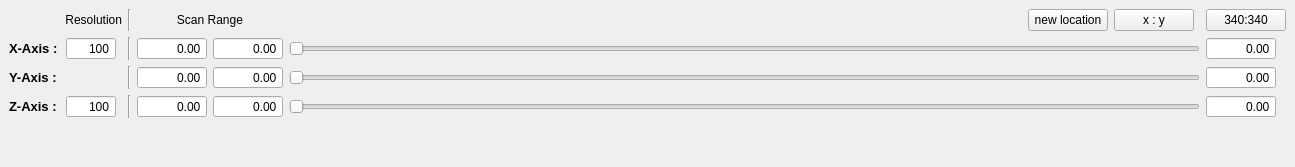
  <widget class="QDockWidget" name="scan_control_dockWidget">
   <property name="maximumSize">
    <size>
     <width>524287</width>
     <height>170</height>
    </size>
   </property>
   <property name="windowTitle">
    <string>Scan parameters</string>
   </property>
   <attribute name="dockWidgetArea">
    <number>8</number>
   </attribute>
   <widget class="QWidget" name="dockWidgetContents_3">
    <layout class="QGridLayout" name="gridLayout_3">
     <item row="3" column="9">
      <widget class="ScienDSpinBox" name="z_current_InputWidget">
       <property name="sizePolicy">
        <sizepolicy hsizetype="Expanding" vsizetype="Fixed">
         <horstretch>0</horstretch>
         <verstretch>0</verstretch>
        </sizepolicy>
       </property>
       <property name="minimumSize">
        <size>
         <width>70</width>
         <height>0</height>
        </size>
       </property>
       <property name="maximumSize">
        <size>
         <width>50</width>
         <height>16777215</height>
        </size>
       </property>
       <property name="mouseTracking">
        <bool>true</bool>
       </property>
       <property name="focusPolicy">
        <enum>Qt::WheelFocus</enum>
       </property>
       <property name="acceptDrops">
        <bool>true</bool>
       </property>
       <property name="toolTip">
        <string>&lt;html&gt;&lt;head/&gt;&lt;body&gt;&lt;p&gt;&lt;span style=&quot; font-size:10pt; font-weight:600;&quot;&gt;Z-position&lt;/span&gt;&lt;/p&gt;&lt;/body&gt;&lt;/html&gt;</string>
       </property>
       <property name="alignment">
        <set>Qt::AlignRight|Qt::AlignTrailing|Qt::AlignVCenter</set>
       </property>
       <property name="buttonSymbols">
        <enum>QAbstractSpinBox::NoButtons</enum>
       </property>
       <property name="decimals">
        <number>2</number>
       </property>
       <property name="minimum">
        <double>-1000.000000000000000</double>
       </property>
       <property name="maximum">
        <double>1000.000000000000000</double>
       </property>
       <property name="singleStep">
        <double>0.010000000000000</double>
       </property>
      </widget>
     </item>
     <item row="4" column="5">
      <spacer name="verticalSpacer_2">
       <property name="orientation">
        <enum>Qt::Vertical</enum>
       </property>
       <property name="sizeHint" stdset="0">
        <size>
         <width>20</width>
         <height>40</height>
        </size>
       </property>
      </spacer>
     </item>
     <item row="1" column="3">
      <widget class="ScienDSpinBox" name="x_min_InputWidget">
       <property name="sizePolicy">
        <sizepolicy hsizetype="Expanding" vsizetype="Fixed">
         <horstretch>0</horstretch>
         <verstretch>0</verstretch>
        </sizepolicy>
       </property>
       <property name="minimumSize">
        <size>
         <width>70</width>
         <height>0</height>
        </size>
       </property>
       <property name="maximumSize">
        <size>
         <width>50</width>
         <height>16777215</height>
        </size>
       </property>
       <property name="mouseTracking">
        <bool>true</bool>
       </property>
       <property name="focusPolicy">
        <enum>Qt::WheelFocus</enum>
       </property>
       <property name="acceptDrops">
        <bool>true</bool>
       </property>
       <property name="toolTip">
        <string>&lt;html&gt;&lt;head/&gt;&lt;body&gt;&lt;p&gt;&lt;span style=&quot; font-size:10pt; font-weight:600;&quot;&gt;X_Min&lt;/span&gt;&lt;/p&gt;&lt;/body&gt;&lt;/html&gt;</string>
       </property>
       <property name="alignment">
        <set>Qt::AlignRight|Qt::AlignTrailing|Qt::AlignVCenter</set>
       </property>
       <property name="buttonSymbols">
        <enum>QAbstractSpinBox::NoButtons</enum>
       </property>
       <property name="accelerated">
        <bool>true</bool>
       </property>
       <property name="decimals">
        <number>2</number>
       </property>
       <property name="minimum">
        <double>-200.000000000000000</double>
       </property>
       <property name="maximum">
        <double>200.000000000000000</double>
       </property>
       <property name="singleStep">
        <double>0.100000000000000</double>
       </property>
      </widget>
     </item>
     <item row="0" column="9">
      <widget class="QPushButton" name="set_confocal_to_center_Button">
       <property name="text">
        <string>340:340</string>
       </property>
      </widget>
     </item>
     <item row="0" column="3" colspan="2">
      <widget class="QLabel" name="scanrangeLabel">
       <property name="text">
        <string>Scan Range</string>
       </property>
       <property name="alignment">
        <set>Qt::AlignCenter</set>
       </property>
      </widget>
     </item>
     <item row="0" column="5">
      <spacer name="horizontalSpacer_2">
       <property name="orientation">
        <enum>Qt::Horizontal</enum>
       </property>
       <property name="sizeHint" stdset="0">
        <size>
         <width>733</width>
         <height>20</height>
        </size>
       </property>
      </spacer>
     </item>
     <item row="0" column="0" colspan="2">
      <widget class="QLabel" name="resolutionLabel">
       <property name="sizePolicy">
        <sizepolicy hsizetype="Fixed" vsizetype="Preferred">
         <horstretch>0</horstretch>
         <verstretch>0</verstretch>
        </sizepolicy>
       </property>
       <property name="minimumSize">
        <size>
         <width>50</width>
         <height>0</height>
        </size>
       </property>
       <property name="maximumSize">
        <size>
         <width>125</width>
         <height>16777215</height>
        </size>
       </property>
       <property name="text">
        <string>Resolution</string>
       </property>
       <property name="alignment">
        <set>Qt::AlignRight|Qt::AlignTrailing|Qt::AlignVCenter</set>
       </property>
      </widget>
     </item>
     <item row="1" column="0">
      <widget class="QLabel" name="xAxisLabel">
       <property name="sizePolicy">
        <sizepolicy hsizetype="Fixed" vsizetype="Preferred">
         <horstretch>0</horstretch>
         <verstretch>0</verstretch>
        </sizepolicy>
       </property>
       <property name="font">
        <font>
         <pointsize>10</pointsize>
         <weight>75</weight>
         <bold>true</bold>
        </font>
       </property>
       <property name="text">
        <string>X-Axis :</string>
       </property>
       <property name="scaledContents">
        <bool>false</bool>
       </property>
      </widget>
     </item>
     <item row="0" column="2">
      <widget class="Line" name="line">
       <property name="orientation">
        <enum>Qt::Vertical</enum>
       </property>
      </widget>
     </item>
     <item row="1" column="2">
      <widget class="Line" name="line_2">
       <property name="orientation">
        <enum>Qt::Vertical</enum>
       </property>
      </widget>
     </item>
     <item row="1" column="1">
      <widget class="QSpinBox" name="xy_res_InputWidget">
       <property name="sizePolicy">
        <sizepolicy hsizetype="Expanding" vsizetype="Fixed">
         <horstretch>0</horstretch>
         <verstretch>0</verstretch>
        </sizepolicy>
       </property>
       <property name="maximumSize">
        <size>
         <width>50</width>
         <height>16777215</height>
        </size>
       </property>
       <property name="mouseTracking">
        <bool>true</bool>
       </property>
       <property name="focusPolicy">
        <enum>Qt::WheelFocus</enum>
       </property>
       <property name="acceptDrops">
        <bool>true</bool>
       </property>
       <property name="toolTip">
        <string>&lt;html&gt;&lt;head/&gt;&lt;body&gt;&lt;p&gt;&lt;span style=&quot; font-size:10pt; font-weight:600;&quot;&gt;XY-Resolution&lt;/span&gt;&lt;/p&gt;&lt;/body&gt;&lt;/html&gt;</string>
       </property>
       <property name="alignment">
        <set>Qt::AlignRight|Qt::AlignTrailing|Qt::AlignVCenter</set>
       </property>
       <property name="buttonSymbols">
        <enum>QAbstractSpinBox::NoButtons</enum>
       </property>
       <property name="accelerated">
        <bool>true</bool>
       </property>
       <property name="minimum">
        <number>2</number>
       </property>
       <property name="maximum">
        <number>10000</number>
       </property>
       <property name="value">
        <number>100</number>
       </property>
      </widget>
     </item>
     <item row="1" column="9">
      <widget class="ScienDSpinBox" name="x_current_InputWidget">
       <property name="sizePolicy">
        <sizepolicy hsizetype="Expanding" vsizetype="Fixed">
         <horstretch>0</horstretch>
         <verstretch>0</verstretch>
        </sizepolicy>
       </property>
       <property name="minimumSize">
        <size>
         <width>70</width>
         <height>0</height>
        </size>
       </property>
       <property name="maximumSize">
        <size>
         <width>50</width>
         <height>16777215</height>
        </size>
       </property>
       <property name="mouseTracking">
        <bool>true</bool>
       </property>
       <property name="focusPolicy">
        <enum>Qt::WheelFocus</enum>
       </property>
       <property name="acceptDrops">
        <bool>true</bool>
       </property>
       <property name="toolTip">
        <string>&lt;html&gt;&lt;head/&gt;&lt;body&gt;&lt;p&gt;&lt;span style=&quot; font-size:10pt; font-weight:600;&quot;&gt;X-position&lt;/span&gt;&lt;/p&gt;&lt;/body&gt;&lt;/html&gt;</string>
       </property>
       <property name="alignment">
        <set>Qt::AlignRight|Qt::AlignTrailing|Qt::AlignVCenter</set>
       </property>
       <property name="buttonSymbols">
        <enum>QAbstractSpinBox::NoButtons</enum>
       </property>
       <property name="accelerated">
        <bool>true</bool>
       </property>
       <property name="decimals">
        <number>2</number>
       </property>
       <property name="minimum">
        <double>-1000.000000000000000</double>
       </property>
       <property name="maximum">
        <double>1000.000000000000000</double>
       </property>
       <property name="singleStep">
        <double>0.010000000000000</double>
       </property>
      </widget>
     </item>
     <item row="1" column="4">
      <widget class="ScienDSpinBox" name="x_max_InputWidget">
       <property name="sizePolicy">
        <sizepolicy hsizetype="Expanding" vsizetype="Fixed">
         <horstretch>0</horstretch>
         <verstretch>0</verstretch>
        </sizepolicy>
       </property>
       <property name="minimumSize">
        <size>
         <width>70</width>
         <height>0</height>
        </size>
       </property>
       <property name="maximumSize">
        <size>
         <width>50</width>
         <height>16777215</height>
        </size>
       </property>
       <property name="mouseTracking">
        <bool>true</bool>
       </property>
       <property name="focusPolicy">
        <enum>Qt::WheelFocus</enum>
       </property>
       <property name="acceptDrops">
        <bool>true</bool>
       </property>
       <property name="toolTip">
        <string>&lt;html&gt;&lt;head/&gt;&lt;body&gt;&lt;p&gt;&lt;span style=&quot; font-size:10pt; font-weight:600;&quot;&gt;X_Max&lt;/span&gt;&lt;/p&gt;&lt;/body&gt;&lt;/html&gt;</string>
       </property>
       <property name="alignment">
        <set>Qt::AlignRight|Qt::AlignTrailing|Qt::AlignVCenter</set>
       </property>
       <property name="buttonSymbols">
        <enum>QAbstractSpinBox::NoButtons</enum>
       </property>
       <property name="accelerated">
        <bool>true</bool>
       </property>
       <property name="decimals">
        <number>2</number>
       </property>
       <property name="minimum">
        <double>-200.000000000000000</double>
       </property>
       <property name="maximum">
        <double>200.000000000000000</double>
       </property>
      </widget>
     </item>
     <item row="2" column="3">
      <widget class="ScienDSpinBox" name="y_min_InputWidget">
       <property name="sizePolicy">
        <sizepolicy hsizetype="Expanding" vsizetype="Fixed">
         <horstretch>0</horstretch>
         <verstretch>0</verstretch>
        </sizepolicy>
       </property>
       <property name="minimumSize">
        <size>
         <width>70</width>
         <height>0</height>
        </size>
       </property>
       <property name="maximumSize">
        <size>
         <width>50</width>
         <height>16777215</height>
        </size>
       </property>
       <property name="mouseTracking">
        <bool>true</bool>
       </property>
       <property name="focusPolicy">
        <enum>Qt::WheelFocus</enum>
       </property>
       <property name="acceptDrops">
        <bool>true</bool>
       </property>
       <property name="toolTip">
        <string>&lt;html&gt;&lt;head/&gt;&lt;body&gt;&lt;p&gt;&lt;span style=&quot; font-size:10pt; font-weight:600;&quot;&gt;Y_Min&lt;/span&gt;&lt;/p&gt;&lt;/body&gt;&lt;/html&gt;</string>
       </property>
       <property name="alignment">
        <set>Qt::AlignRight|Qt::AlignTrailing|Qt::AlignVCenter</set>
       </property>
       <property name="buttonSymbols">
        <enum>QAbstractSpinBox::NoButtons</enum>
       </property>
       <property name="accelerated">
        <bool>true</bool>
       </property>
       <property name="decimals">
        <number>2</number>
       </property>
       <property name="minimum">
        <double>-200.000000000000000</double>
       </property>
       <property name="maximum">
        <double>200.000000000000000</double>
       </property>
      </widget>
     </item>
     <item row="2" column="1">
      <spacer name="horizontalSpacer_3">
       <property name="orientation">
        <enum>Qt::Horizontal</enum>
       </property>
       <property name="sizeType">
        <enum>QSizePolicy::Fixed</enum>
       </property>
       <property name="sizeHint" stdset="0">
        <size>
         <width>56</width>
         <height>20</height>
        </size>
       </property>
      </spacer>
     </item>
     <item row="2" column="4">
      <widget class="ScienDSpinBox" name="y_max_InputWidget">
       <property name="sizePolicy">
        <sizepolicy hsizetype="Expanding" vsizetype="Fixed">
         <horstretch>0</horstretch>
         <verstretch>0</verstretch>
        </sizepolicy>
       </property>
       <property name="minimumSize">
        <size>
         <width>70</width>
         <height>0</height>
        </size>
       </property>
       <property name="maximumSize">
        <size>
         <width>50</width>
         <height>16777215</height>
        </size>
       </property>
       <property name="mouseTracking">
        <bool>true</bool>
       </property>
       <property name="focusPolicy">
        <enum>Qt::WheelFocus</enum>
       </property>
       <property name="acceptDrops">
        <bool>true</bool>
       </property>
       <property name="toolTip">
        <string>&lt;html&gt;&lt;head/&gt;&lt;body&gt;&lt;p&gt;&lt;span style=&quot; font-size:10pt; font-weight:600;&quot;&gt;Y_Max&lt;/span&gt;&lt;/p&gt;&lt;/body&gt;&lt;/html&gt;</string>
       </property>
       <property name="alignment">
        <set>Qt::AlignRight|Qt::AlignTrailing|Qt::AlignVCenter</set>
       </property>
       <property name="buttonSymbols">
        <enum>QAbstractSpinBox::NoButtons</enum>
       </property>
       <property name="accelerated">
        <bool>true</bool>
       </property>
       <property name="decimals">
        <number>2</number>
       </property>
       <property name="minimum">
        <double>-200.000000000000000</double>
       </property>
       <property name="maximum">
        <double>200.000000000000000</double>
       </property>
      </widget>
     </item>
     <item row="2" column="0">
      <widget class="QLabel" name="yAxisLabel">
       <property name="sizePolicy">
        <sizepolicy hsizetype="Fixed" vsizetype="Preferred">
         <horstretch>0</horstretch>
         <verstretch>0</verstretch>
        </sizepolicy>
       </property>
       <property name="font">
        <font>
         <pointsize>10</pointsize>
         <weight>75</weight>
         <bold>true</bold>
        </font>
       </property>
       <property name="text">
        <string>Y-Axis :</string>
       </property>
      </widget>
     </item>
     <item row="2" column="2">
      <widget class="Line" name="line_3">
       <property name="orientation">
        <enum>Qt::Vertical</enum>
       </property>
      </widget>
     </item>
     <item row="2" column="9">
      <widget class="ScienDSpinBox" name="y_current_InputWidget">
       <property name="sizePolicy">
        <sizepolicy hsizetype="Expanding" vsizetype="Fixed">
         <horstretch>0</horstretch>
         <verstretch>0</verstretch>
        </sizepolicy>
       </property>
       <property name="minimumSize">
        <size>
         <width>70</width>
         <height>0</height>
        </size>
       </property>
       <property name="maximumSize">
        <size>
         <width>50</width>
         <height>16777215</height>
        </size>
       </property>
       <property name="mouseTracking">
        <bool>true</bool>
       </property>
       <property name="focusPolicy">
        <enum>Qt::WheelFocus</enum>
       </property>
       <property name="acceptDrops">
        <bool>true</bool>
       </property>
       <property name="toolTip">
        <string>&lt;html&gt;&lt;head/&gt;&lt;body&gt;&lt;p&gt;&lt;span style=&quot; font-size:10pt; font-weight:600;&quot;&gt;Y-position&lt;/span&gt;&lt;/p&gt;&lt;/body&gt;&lt;/html&gt;</string>
       </property>
       <property name="alignment">
        <set>Qt::AlignRight|Qt::AlignTrailing|Qt::AlignVCenter</set>
       </property>
       <property name="buttonSymbols">
        <enum>QAbstractSpinBox::NoButtons</enum>
       </property>
       <property name="accelerated">
        <bool>true</bool>
       </property>
       <property name="decimals">
        <number>2</number>
       </property>
       <property name="minimum">
        <double>-1000.000000000000000</double>
       </property>
       <property name="maximum">
        <double>1000.000000000000000</double>
       </property>
       <property name="singleStep">
        <double>0.010000000000000</double>
       </property>
      </widget>
     </item>
     <item row="3" column="2">
      <widget class="Line" name="line_4">
       <property name="orientation">
        <enum>Qt::Vertical</enum>
       </property>
      </widget>
     </item>
     <item row="3" column="1">
      <widget class="QSpinBox" name="z_res_InputWidget">
       <property name="sizePolicy">
        <sizepolicy hsizetype="Expanding" vsizetype="Fixed">
         <horstretch>0</horstretch>
         <verstretch>0</verstretch>
        </sizepolicy>
       </property>
       <property name="maximumSize">
        <size>
         <width>50</width>
         <height>16777215</height>
        </size>
       </property>
       <property name="mouseTracking">
        <bool>true</bool>
       </property>
       <property name="focusPolicy">
        <enum>Qt::WheelFocus</enum>
       </property>
       <property name="acceptDrops">
        <bool>true</bool>
       </property>
       <property name="toolTip">
        <string>&lt;html&gt;&lt;head/&gt;&lt;body&gt;&lt;p&gt;&lt;span style=&quot; font-size:10pt; font-weight:600;&quot;&gt;Z-Resolution&lt;/span&gt;&lt;/p&gt;&lt;/body&gt;&lt;/html&gt;</string>
       </property>
       <property name="alignment">
        <set>Qt::AlignRight|Qt::AlignTrailing|Qt::AlignVCenter</set>
       </property>
       <property name="buttonSymbols">
        <enum>QAbstractSpinBox::NoButtons</enum>
       </property>
       <property name="accelerated">
        <bool>true</bool>
       </property>
       <property name="minimum">
        <number>2</number>
       </property>
       <property name="maximum">
        <number>10000</number>
       </property>
       <property name="value">
        <number>100</number>
       </property>
      </widget>
     </item>
     <item row="3" column="0">
      <widget class="QLabel" name="zAxisLabel">
       <property name="sizePolicy">
        <sizepolicy hsizetype="Fixed" vsizetype="Preferred">
         <horstretch>0</horstretch>
         <verstretch>0</verstretch>
        </sizepolicy>
       </property>
       <property name="minimumSize">
        <size>
         <width>51</width>
         <height>0</height>
        </size>
       </property>
       <property name="font">
        <font>
         <pointsize>10</pointsize>
         <weight>75</weight>
         <bold>true</bold>
        </font>
       </property>
       <property name="text">
        <string>Z-Axis :</string>
       </property>
      </widget>
     </item>
     <item row="3" column="3">
      <widget class="ScienDSpinBox" name="z_min_InputWidget">
       <property name="sizePolicy">
        <sizepolicy hsizetype="Expanding" vsizetype="Fixed">
         <horstretch>0</horstretch>
         <verstretch>0</verstretch>
        </sizepolicy>
       </property>
       <property name="minimumSize">
        <size>
         <width>70</width>
         <height>0</height>
        </size>
       </property>
       <property name="maximumSize">
        <size>
         <width>50</width>
         <height>16777215</height>
        </size>
       </property>
       <property name="mouseTracking">
        <bool>true</bool>
       </property>
       <property name="focusPolicy">
        <enum>Qt::WheelFocus</enum>
       </property>
       <property name="acceptDrops">
        <bool>true</bool>
       </property>
       <property name="toolTip">
        <string>&lt;html&gt;&lt;head/&gt;&lt;body&gt;&lt;p&gt;&lt;span style=&quot; font-size:10pt; font-weight:600;&quot;&gt;Z_Min&lt;/span&gt;&lt;/p&gt;&lt;/body&gt;&lt;/html&gt;</string>
       </property>
       <property name="alignment">
        <set>Qt::AlignRight|Qt::AlignTrailing|Qt::AlignVCenter</set>
       </property>
       <property name="buttonSymbols">
        <enum>QAbstractSpinBox::NoButtons</enum>
       </property>
       <property name="accelerated">
        <bool>true</bool>
       </property>
       <property name="decimals">
        <number>2</number>
       </property>
       <property name="minimum">
        <double>-200.000000000000000</double>
       </property>
       <property name="maximum">
        <double>200.000000000000000</double>
       </property>
      </widget>
     </item>
     <item row="3" column="4">
      <widget class="ScienDSpinBox" name="z_max_InputWidget">
       <property name="sizePolicy">
        <sizepolicy hsizetype="Expanding" vsizetype="Fixed">
         <horstretch>0</horstretch>
         <verstretch>0</verstretch>
        </sizepolicy>
       </property>
       <property name="minimumSize">
        <size>
         <width>70</width>
         <height>0</height>
        </size>
       </property>
       <property name="maximumSize">
        <size>
         <width>50</width>
         <height>16777215</height>
        </size>
       </property>
       <property name="mouseTracking">
        <bool>true</bool>
       </property>
       <property name="focusPolicy">
        <enum>Qt::WheelFocus</enum>
       </property>
       <property name="acceptDrops">
        <bool>true</bool>
       </property>
       <property name="toolTip">
        <string>&lt;html&gt;&lt;head/&gt;&lt;body&gt;&lt;p&gt;&lt;span style=&quot; font-size:10pt; font-weight:600;&quot;&gt;Z_Max&lt;/span&gt;&lt;/p&gt;&lt;/body&gt;&lt;/html&gt;</string>
       </property>
       <property name="alignment">
        <set>Qt::AlignRight|Qt::AlignTrailing|Qt::AlignVCenter</set>
       </property>
       <property name="buttonSymbols">
        <enum>QAbstractSpinBox::NoButtons</enum>
       </property>
       <property name="accelerated">
        <bool>true</bool>
       </property>
       <property name="decimals">
        <number>2</number>
       </property>
       <property name="minimum">
        <double>-200.000000000000000</double>
       </property>
       <property name="maximum">
        <double>200.000000000000000</double>
       </property>
      </widget>
     </item>
     <item row="0" column="6">
      <widget class="QPushButton" name="set_new_location">
       <property name="text">
        <string>new location</string>
       </property>
      </widget>
     </item>
     <item row="0" column="7">
      <widget class="QPushButton" name="set_confocal_to_programmable">
       <property name="text">
        <string>x : y</string>
       </property>
      </widget>
     </item>
     <item row="2" column="5" colspan="4">
      <widget class="QSlider" name="y_SliderWidget">
       <property name="sizePolicy">
        <sizepolicy hsizetype="Expanding" vsizetype="Fixed">
         <horstretch>0</horstretch>
         <verstretch>0</verstretch>
        </sizepolicy>
       </property>
       <property name="minimumSize">
        <size>
         <width>150</width>
         <height>0</height>
        </size>
       </property>
       <property name="sizeIncrement">
        <size>
         <width>0</width>
         <height>0</height>
        </size>
       </property>
       <property name="baseSize">
        <size>
         <width>0</width>
         <height>0</height>
        </size>
       </property>
       <property name="focusPolicy">
        <enum>Qt::StrongFocus</enum>
       </property>
       <property name="orientation">
        <enum>Qt::Horizontal</enum>
       </property>
      </widget>
     </item>
     <item row="1" column="5" colspan="4">
      <widget class="QSlider" name="x_SliderWidget">
       <property name="minimumSize">
        <size>
         <width>150</width>
         <height>0</height>
        </size>
       </property>
       <property name="singleStep">
        <number>1</number>
       </property>
       <property name="orientation">
        <enum>Qt::Horizontal</enum>
       </property>
      </widget>
     </item>
     <item row="3" column="5" colspan="4">
      <widget class="QSlider" name="z_SliderWidget">
       <property name="minimumSize">
        <size>
         <width>150</width>
         <height>0</height>
        </size>
       </property>
       <property name="orientation">
        <enum>Qt::Horizontal</enum>
       </property>
      </widget>
     </item>
    </layout>
   </widget>
  </widget>
